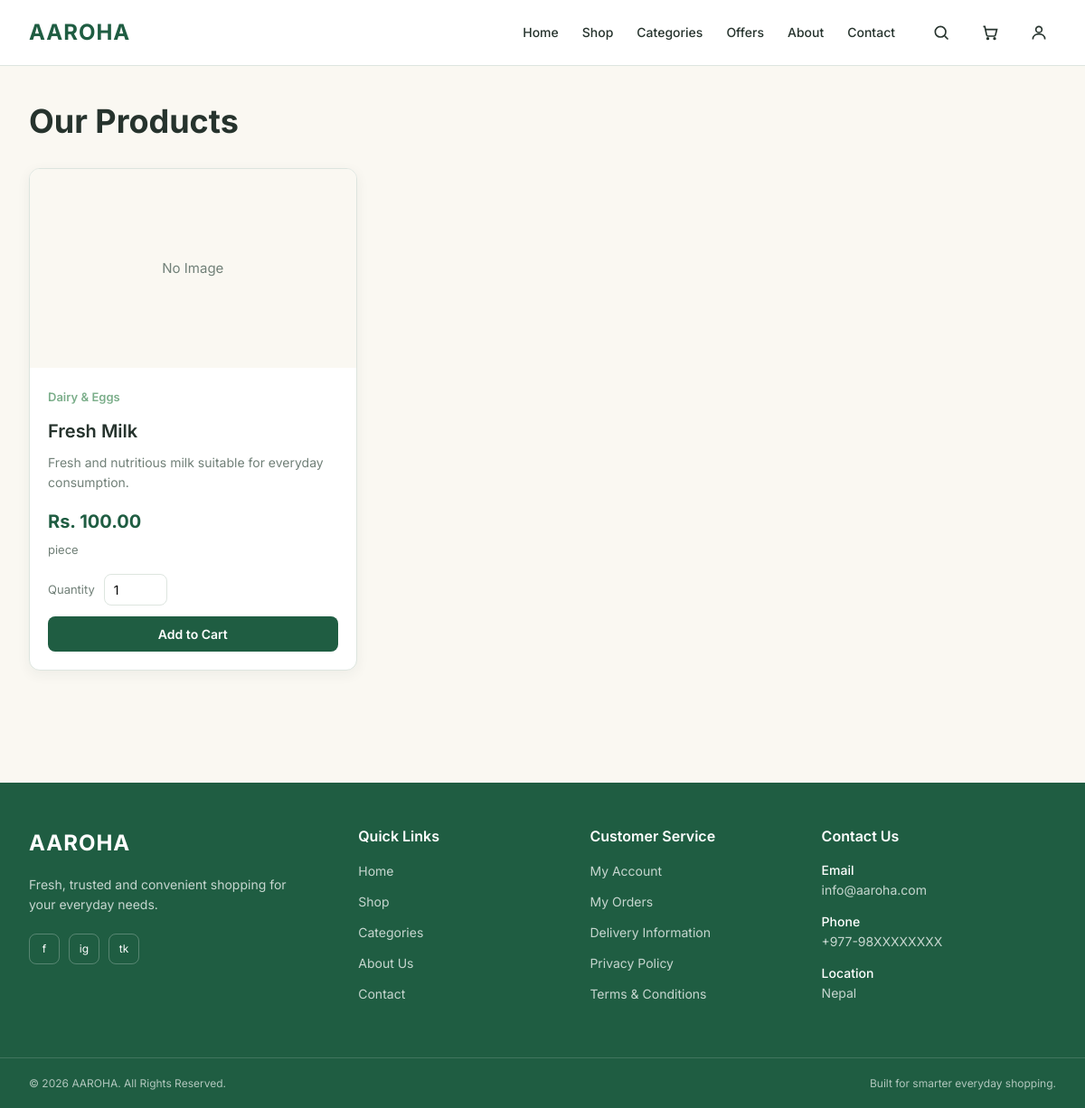
Before: /products/ with the older database file.
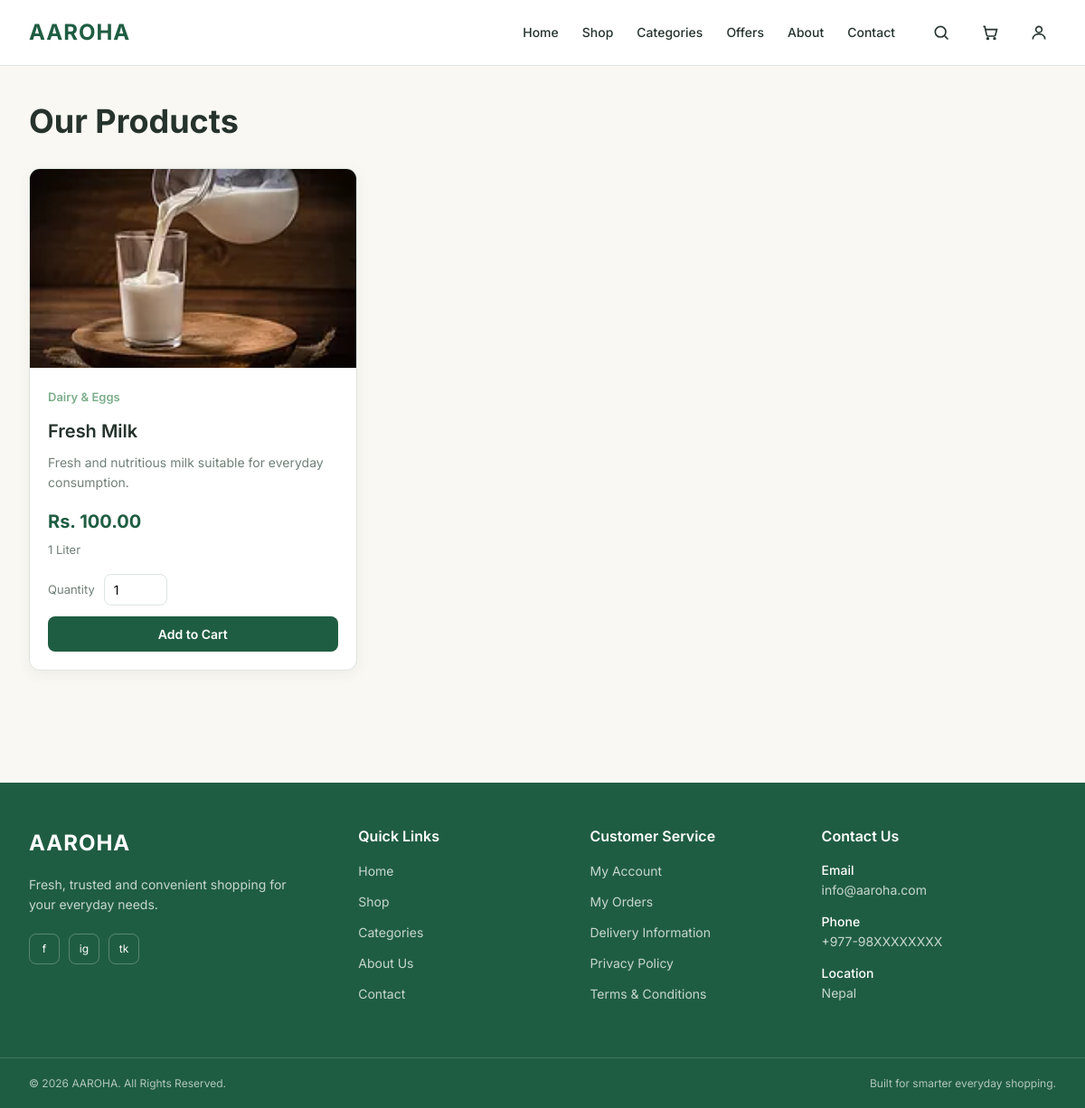
After: the same page with the newer database file.
### products/models.py (models this page shows, shortened)
class Product(models.Model):
    name = models.CharField(max_length=200)
    category = models.ForeignKey(
        Category,
        on_delete=models.CASCADE,
        related_name='products'
    )
    description = models.TextField()
    price = models.DecimalField(
        max_digits=10,
        decimal_places=2
    )
    unit = models.CharField(
        max_length=50,
        default='piece'
    )
    stock = models.PositiveIntegerField(default=0)
    image = models.ImageField(
        upload_to='products/',
        blank=True,
        null=True
    )
    is_available = models.BooleanField(default=True)
    created_at = models.DateTimeField(auto_now_add=True)
    updated_at = models.DateTimeField(auto_now=True)

class Category(models.Model):
    name = models.CharField(max_length=100)
    description = models.TextField(blank=True)

### products/views.py (the view)
# urls.py: path('', views.product_list, name='products'),
def product_list(request):
    products = Product.objects.all()
    category_id = request.GET.get('category')
    if category_id:
        products = products.filter(category_id=category_id)
    return render(
        request,
        'pages/products.html',
        {
            'products': products,
        }
    )

### templates/pages/products.html (shortened to what this page needs)
{% extends 'base.html' %}
{% block content %}
<section class="products-section">
    <div class="container">
        <h1>Our Products</h1>
        <div class="products-grid">
            {% for product in products %}
            <div class="product-card">
                {% if product.image %}
                    <img
                        src="{{ product.image.url }}"
                        alt="{{ product.name }}"
                    >
                {% else %}
                    <div class="product-image-placeholder">
                        No Image
                    </div>
                {% endif %}
                <div class="product-info">
                    <span class="product-category">
                        {{ product.category.name }}
                    </span>
                    <h3>
                        <a href="{% url 'product_detail' product.pk %}">
                            {{ product.name }}
                        </a>
                    </h3>
                    <p>
                        {{ product.description }}
                    </p>
                    <div class="product-price">
                        Rs. {{ product.price }}
                    </div>
                    <div class="product-unit">
                        {{ product.unit }}
                    </div>
{% if product.stock > 0 %}
<form method="POST" action="{% url 'add_to_cart' product.id %}" class="product-cart-form">
    <div class="product-quantity">
        <label for="quantity-{{ product.id }}">Quantity</label>
        <input
            type="number"
            id="quantity-{{ product.id }}"
            name="quantity"
            value="1"
            min="1"
            max="{{ product.stock }}"
        >
    </div>
    <button type="submit" class="add-cart-button">
        Add to Cart
    </button>
</form>
{% else %}
<button type="button" class="add-cart-button disabled" disabled>
    Out of Stock
</button>
{% endif %}
                </div>
            </div>
            {% empty %}
                <p>
                    No products available at the moment.
                </p>
            {% endfor %}
        </div>
    </div>
</section>
{% endblock %}

Changed rows visible on the page:
changed Product "Fresh Milk": image: picture added; unit "piece" → "1 Liter"; no longer shows "No Image"
